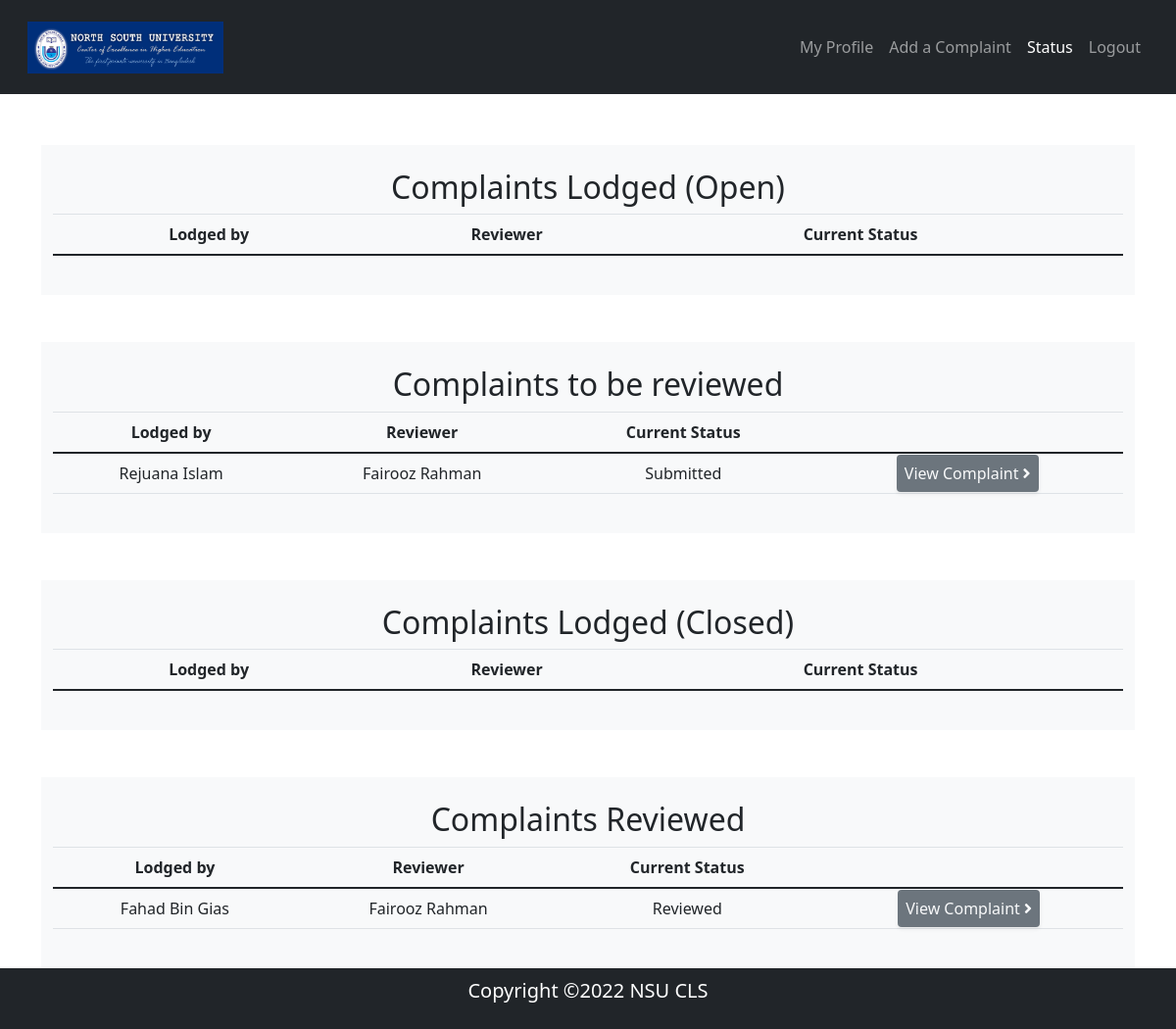
Before: /complaints/status/ (signed in) with the older database file.
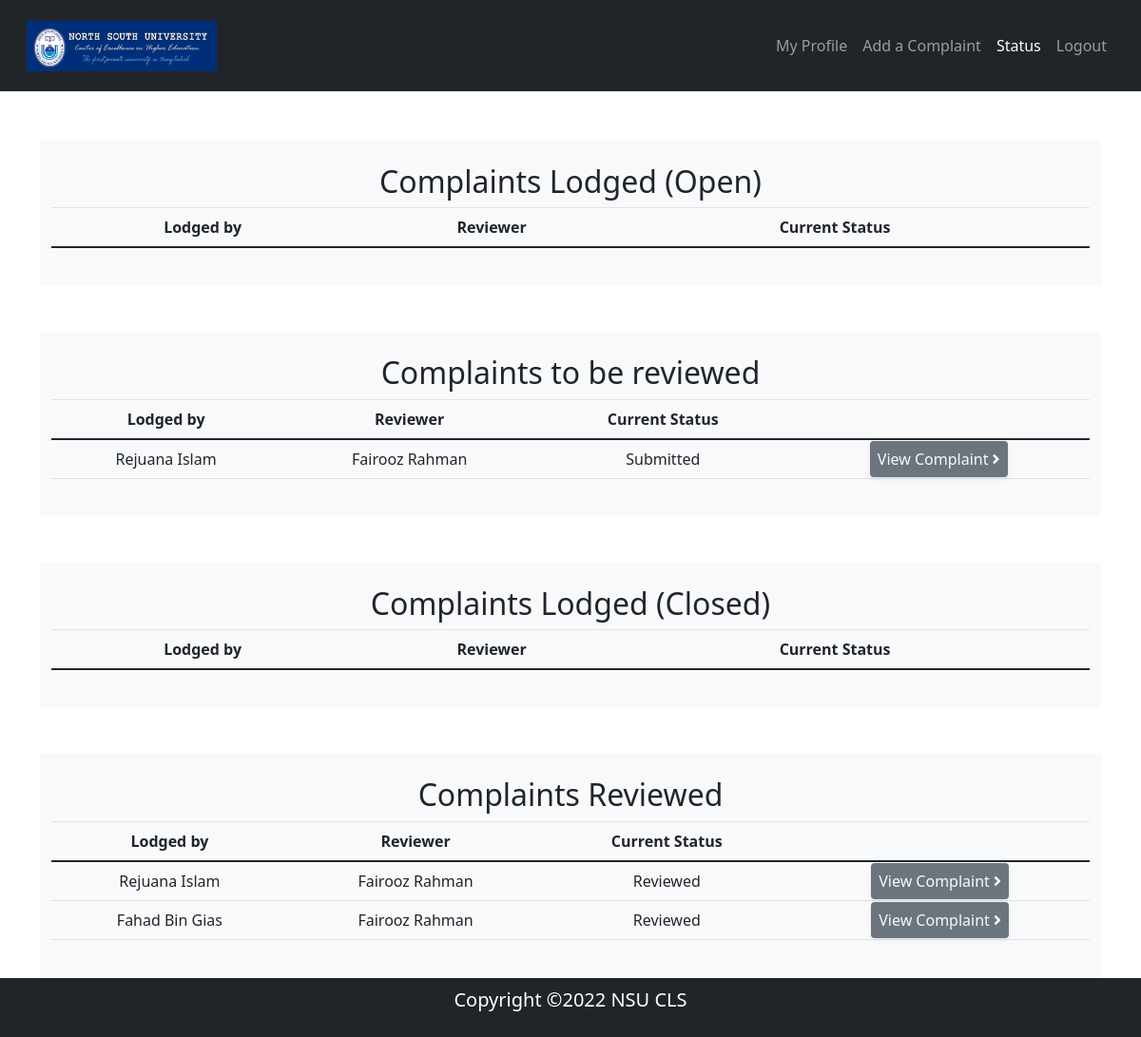
After: the same page with the newer database file.
### Complaint/models.py (models this page shows, shortened)
class Complaints(models.Model):
    Status = (
        ('Submitted', 'Submitted'),
        ('In progress', 'In progress'),
        ('Reviewed', 'Reviewed'),
        ('Declined', 'Declined'),
    )
    id = models.UUIDField(default=uuid.uuid4, unique=True, primary_key=True, editable=False)
    user = models.ForeignKey(get_user_model(), on_delete=models.CASCADE, related_name='creator')
    complaint_text = models.TextField(max_length=5000)
    reviewer = models.ForeignKey(get_user_model(), null=True, blank=True, on_delete=models.CASCADE, related_name='reviewer')
    against = models.ForeignKey(get_user_model(), on_delete=models.CASCADE, related_name='against')
    against_2 = models.ForeignKey(get_user_model(), null=True, blank=True, on_delete=models.CASCADE, related_name='against2')
    against_3 = models.ForeignKey(get_user_model(), null=True, blank=True, on_delete=models.CASCADE, related_name='against3')
    proof = models.ImageField(upload_to='complaint_proof/')
    status = models.CharField(max_length=100, choices=Status, default='Declined')
    created = models.DateField(auto_now_add=True)

### Authentication/models.py (models this page shows, shortened)
class CustomUser(AbstractBaseUser, PermissionsMixin):
    TYPE_OF_USER = (
        ('Faculty', 'Faculty'),
        ('Student', 'Student'),
        ('Administrator', 'Administrator'),
        ('Staff', 'Staff'),
    )
    type = models.CharField(max_length=100, choices=TYPE_OF_USER)
    email = models.EmailField(_('email address'), unique=True)
    name = models.CharField(max_length=200)
    phone = models.CharField(max_length=11, unique=True, validators=[validate_phone])
    nsu_id = models.CharField(max_length=10, unique=True, validators=[validate_id])
    nsu_card = models.ImageField(upload_to='NSU_ID_CARD/')
    is_staff = models.BooleanField(default=False)
    is_active = models.BooleanField(default=True)
    USERNAME_FIELD = 'email'
    REQUIRED_FIELDS = ['name', 'phone', 'nsu_id', 'nsu_card']
    objects = CustomUserManager()
    class Meta:
        verbose_name = 'user'
        verbose_name_plural = 'users'
        abstract = False

### Complaint/views.py (the view)
# urls.py: path('status/', views.complaintStatus, name='status'),
@login_required(login_url='login')
def complaintStatus(request):
    complaints = Complaints.objects.all().order_by('-created')
    if request.user.type == 'Student' or request.user.type == 'Staff':
        lodged = complaints.filter(user=request.user)
        lodged_open = lodged.exclude(status='Reviewed').exclude(status='Declined')
        lodged_close = lodged.exclude(status='In progress').exclude(status='Submitted')
        context = {'lodged_open': lodged_open, 'lodged_close': lodged_close}
        return render(request, 'Complaint/status.html', context)
    else:
        lodged = complaints.filter(user=request.user)
        lodged_open = lodged.exclude(status='Reviewed').exclude(status='Declined')
        lodged_close = lodged.exclude(status='In progress').exclude(status='Submitted')
        review = complaints.filter(reviewer=request.user)
        review_open = review.exclude(status='Reviewed').exclude(status='Declined')
        review_close = review.exclude(status='In progress').exclude(status='Submitted')
        context = {'lodged_open': lodged_open, 'lodged_close': lodged_close, 'review_open': review_open, 'review_close': review_close}
        return render(request, 'Complaint/status.html', context)

### Complaint/templates/Complaint/status.html (shortened to what this page needs)
<!DOCTYPE html>
{% load static %}
<html lang="en" xmlns="http://www.w3.org/1999/html">
<head>
    <link href="//maxcdn.bootstrapcdn.com/bootstrap/4.0.0/css/bootstrap.min.css" rel="stylesheet" id="bootstrap-css">
    <link href="https://cdn.jsdelivr.net/npm/bootstrap@5.0.2/dist/css/bootstrap.min.css" rel="stylesheet"
>
    <link rel="stylesheet" href="https://use.fontawesome.com/releases/v5.0.8/css/all.css">
</head>
<body style="position: relative; min-height: 100vh;">
<nav class="navbar navbar-expand-lg bg-dark navbar-dark py-3 fixed-top">
    <div class="container-fluid">
        <a class="navbar-brand" href="">
            <img src="{% static 'images/logo.png' %}" alt="" width="200" class="d-inline-block align-text-top">
        </a>
        <div class="collapse navbar-collapse" id="navmenu">
            <ul class="navbar-nav ms-auto">
                <li class="nav-item">
                    <a href="{% url 'my-account' %}" class="nav-link">My Profile</a>
                </li>
                <li class="nav-item">
                    <a href="{% url 'add-complaint' %}" class="nav-link">Add a Complaint</a>
                </li>
                <li class="nav-item">
                    <a href="{% url 'status' %}" class="nav-link active">Status</a>
                </li>
                <li class="nav-item">
                    <a href="{% url 'logout' %}" class="nav-link">Logout</a>
                </li>
            </ul>
        </div>
    </div>
</nav>
<div class="container text-center" style="padding-top: 100px; position: relative; min-height: 100vh;">
    <br>
    <br>
    <div class="bg-light">
        <div class="row d-flex justify-content-center p-4">
            <h2>Complaints Lodged (Open)</h2>
            <table class="table table-hover">
                <thead>
                <tr>
                    <th scope="col">Lodged by</th>
                    <th scope="col">Reviewer</th>
                    <th scope="col">Current Status</th>
                    <th scope="col"></th>
                </tr>
                </thead>
            </table>
        </div>
    </div>
    {% if request.user.type == 'Faculty' or request.user.type == 'Administrator' %}
    <br>
    <br>
    <div class="bg-light">
        <div class="row d-flex justify-content-center p-4">
            <h2>Complaints to be reviewed</h2>
            <table class="table table-hover">
                <thead>
                <tr>
                    <th scope="col">Lodged by</th>
                    <th scope="col">Reviewer</th>
                    <th scope="col">Current Status</th>
                    <th scope="col"></th>
                </tr>
                </thead>
                <tbody>
                {% for complaint in review_open %}
                <tr>
                    <td>{{complaint.user.name}}</td>
                    <td>{{complaint.reviewer.name}}</td>
                    <td>{{complaint.status}}</td>
                    <td><a class="shadow-sm p-2 mb-2 bg-secondary rounded text-decoration-none text-light" href="{% url 'complaint-card' complaint.id %}">View Complaint <span><i class="fas fa-angle-right"></i> </span></a></td>
                </tr>
                {% endfor %}
                </tbody>
            </table>
        </div>
    </div>
    {% endif %}
    <br>
    <br>
    <div class="bg-light">
        <div class="row d-flex justify-content-center p-4">
            <h2>Complaints Lodged (Closed)</h2>
              <table class="table table-hover">
                <thead>
                <tr>
                    <th scope="col">Lodged by</th>
                    <th scope="col">Reviewer</th>
                    <th scope="col">Current Status</th>
                    <th scope="col"></th>
                </tr>
                </thead>
            </table>
        </div>
    </div>
    {% if request.user.type == 'Faculty' or request.user.type == 'Administrator' %}
    <br>
    <br>
    <div class="bg-light">
        <div class="row d-flex justify-content-center p-4">
            <h2>Complaints Reviewed</h2>
              <table class="table table-hover">
                <thead>
                <tr>
                    <th scope="col">Lodged by</th>
                    <th scope="col">Reviewer</th>
                    <th scope="col">Current Status</th>
                    <th scope="col"></th>
                </tr>
                </thead>
                <tbody>
                {% for complaint in review_close %}
                <tr>
                    <td>{{complaint.user.name}}</td>
                    <td>{{complaint.reviewer.name}}</td>
                    <td>{{complaint.status}}</td>
                    <td><a class="shadow-sm p-2 mb-2 bg-secondary rounded text-decoration-none text-light" href="{% url 'complaint-card' complaint.id %}">View Complaint <span><i class="fas fa-angle-right"></i> </span></a></td>
                </tr>
                {% endfor %}
                </tbody>
            </table>
        </div>
    </div>
    {% endif %}
</div>
</body>
<footer class="p-2 bg-dark text-white text-center position-relative">
    <div class="container">
        <p class="lead">Copyright &copy;2022 NSU CLS</p>
        <a href="#" class="position-absolute bottom-0 end-0 p-2">
        </a>
    </div>
</footer>
</html>

Changed rows visible on the page:
added Complaints: user.name "Rejuana Islam", reviewer.name "Fairooz Rahman", status "Reviewed", shown under "Complaints Reviewed"
